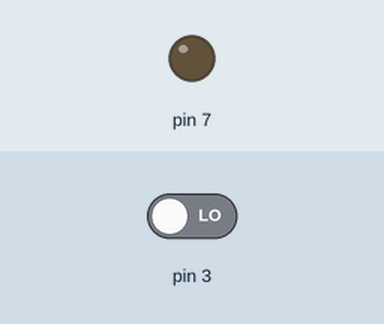
Simulated run of this sketch. Board: Arduino Uno, built with avr-gcc and run on an emulated ATmega328P. On the bench: output pins drawn as LEDs (lit = HIGH). The test bench sets the inputs (shaded band); at power-on: pin 3 LOW.

Above: at 1.2 s.
1.3 s: pin 3 driven HIGH
At 1.9 s:
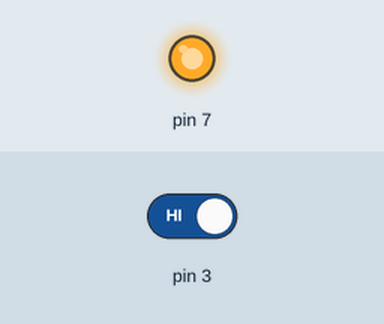
2.8 s: pin 3 driven LOW
At 3.1 s:
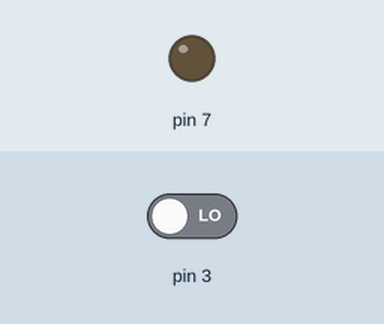
Timing chart, 0 to 5.8 s (numbered marks = the images above; inputs shaded):
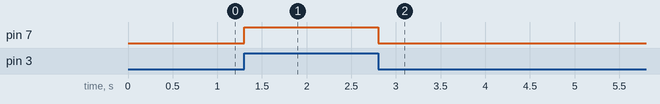

Measured:
- after the input at 1.3 s, pin 7: LOW → HIGH at once
- after the input at 2.8 s, pin 7: HIGH → LOW at once

The sketch:

02-1.ino
```cpp
// ボタンを押している間だけLEDが光るプログラム
void setup() {
  pinMode(3, INPUT);
  pinMode(7, OUTPUT);
}

void loop() {
  if (digitalRead(3) == HIGH) {
    digitalWrite(7, HIGH);
  } else {
    digitalWrite(7, LOW);
  }
}
```
